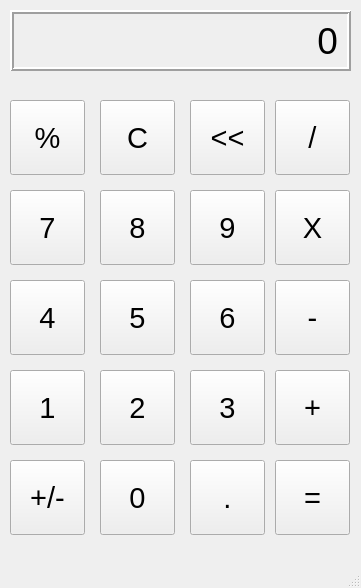
<?xml version="1.0" encoding="UTF-8"?>
<ui version="4.0">
 <class>MainWindow</class>
 <widget class="QMainWindow" name="MainWindow">
  <property name="geometry">
   <rect>
    <x>0</x>
    <y>0</y>
    <width>361</width>
    <height>588</height>
   </rect>
  </property>
  <property name="windowTitle">
   <string>Calculator</string>
  </property>
  <widget class="QWidget" name="centralwidget">
   <widget class="QLabel" name="OutputLabel">
    <property name="geometry">
     <rect>
      <x>10</x>
      <y>10</y>
      <width>341</width>
      <height>61</height>
     </rect>
    </property>
    <property name="font">
     <font>
      <pointsize>28</pointsize>
     </font>
    </property>
    <property name="frameShape">
     <enum>QFrame::Box</enum>
    </property>
    <property name="frameShadow">
     <enum>QFrame::Raised</enum>
    </property>
    <property name="lineWidth">
     <number>2</number>
    </property>
    <property name="text">
     <string>0</string>
    </property>
    <property name="alignment">
     <set>Qt::AlignRight|Qt::AlignTrailing|Qt::AlignVCenter</set>
    </property>
    <property name="margin">
     <number>10</number>
    </property>
   </widget>
   <widget class="QPushButton" name="percentButton">
    <property name="geometry">
     <rect>
      <x>10</x>
      <y>100</y>
      <width>75</width>
      <height>75</height>
     </rect>
    </property>
    <property name="font">
     <font>
      <pointsize>22</pointsize>
     </font>
    </property>
    <property name="text">
     <string>%</string>
    </property>
   </widget>
   <widget class="QPushButton" name="cButton">
    <property name="geometry">
     <rect>
      <x>100</x>
      <y>100</y>
      <width>75</width>
      <height>75</height>
     </rect>
    </property>
    <property name="font">
     <font>
      <pointsize>22</pointsize>
     </font>
    </property>
    <property name="text">
     <string>C</string>
    </property>
   </widget>
   <widget class="QPushButton" name="arrowButton">
    <property name="geometry">
     <rect>
      <x>190</x>
      <y>100</y>
      <width>75</width>
      <height>75</height>
     </rect>
    </property>
    <property name="font">
     <font>
      <pointsize>22</pointsize>
     </font>
    </property>
    <property name="text">
     <string>&lt;&lt;</string>
    </property>
   </widget>
   <widget class="QPushButton" name="divideButton">
    <property name="geometry">
     <rect>
      <x>275</x>
      <y>100</y>
      <width>75</width>
      <height>75</height>
     </rect>
    </property>
    <property name="font">
     <font>
      <pointsize>22</pointsize>
     </font>
    </property>
    <property name="text">
     <string>/</string>
    </property>
   </widget>
   <widget class="QPushButton" name="eightButton">
    <property name="geometry">
     <rect>
      <x>100</x>
      <y>190</y>
      <width>75</width>
      <height>75</height>
     </rect>
    </property>
    <property name="font">
     <font>
      <pointsize>22</pointsize>
     </font>
    </property>
    <property name="text">
     <string>8</string>
    </property>
   </widget>
   <widget class="QPushButton" name="sevenButton">
    <property name="geometry">
     <rect>
      <x>10</x>
      <y>190</y>
      <width>75</width>
      <height>75</height>
     </rect>
    </property>
    <property name="font">
     <font>
      <pointsize>22</pointsize>
     </font>
    </property>
    <property name="text">
     <string>7</string>
    </property>
   </widget>
   <widget class="QPushButton" name="nineButton">
    <property name="geometry">
     <rect>
      <x>190</x>
      <y>190</y>
      <width>75</width>
      <height>75</height>
     </rect>
    </property>
    <property name="font">
     <font>
      <pointsize>22</pointsize>
     </font>
    </property>
    <property name="text">
     <string>9</string>
    </property>
   </widget>
   <widget class="QPushButton" name="multiplyButton">
    <property name="geometry">
     <rect>
      <x>275</x>
      <y>190</y>
      <width>75</width>
      <height>75</height>
     </rect>
    </property>
    <property name="font">
     <font>
      <pointsize>22</pointsize>
     </font>
    </property>
    <property name="text">
     <string>X</string>
    </property>
   </widget>
   <widget class="QPushButton" name="fiveButton">
    <property name="geometry">
     <rect>
      <x>100</x>
      <y>280</y>
      <width>75</width>
      <height>75</height>
     </rect>
    </property>
    <property name="font">
     <font>
      <pointsize>22</pointsize>
     </font>
    </property>
    <property name="text">
     <string>5</string>
    </property>
   </widget>
   <widget class="QPushButton" name="fourButton">
    <property name="geometry">
     <rect>
      <x>10</x>
      <y>280</y>
      <width>75</width>
      <height>75</height>
     </rect>
    </property>
    <property name="font">
     <font>
      <pointsize>22</pointsize>
     </font>
    </property>
    <property name="text">
     <string>4</string>
    </property>
   </widget>
   <widget class="QPushButton" name="sixButton">
    <property name="geometry">
     <rect>
      <x>190</x>
      <y>280</y>
      <width>75</width>
      <height>75</height>
     </rect>
    </property>
    <property name="font">
     <font>
      <pointsize>22</pointsize>
     </font>
    </property>
    <property name="text">
     <string>6</string>
    </property>
   </widget>
   <widget class="QPushButton" name="minusButton">
    <property name="geometry">
     <rect>
      <x>275</x>
      <y>280</y>
      <width>75</width>
      <height>75</height>
     </rect>
    </property>
    <property name="font">
     <font>
      <pointsize>22</pointsize>
     </font>
    </property>
    <property name="text">
     <string>-</string>
    </property>
   </widget>
   <widget class="QPushButton" name="twoButton">
    <property name="geometry">
     <rect>
      <x>100</x>
      <y>370</y>
      <width>75</width>
      <height>75</height>
     </rect>
    </property>
    <property name="font">
     <font>
      <pointsize>22</pointsize>
     </font>
    </property>
    <property name="text">
     <string>2</string>
    </property>
   </widget>
   <widget class="QPushButton" name="oneButton">
    <property name="geometry">
     <rect>
      <x>10</x>
      <y>370</y>
      <width>75</width>
      <height>75</height>
     </rect>
    </property>
    <property name="font">
     <font>
      <pointsize>22</pointsize>
     </font>
    </property>
    <property name="text">
     <string>1</string>
    </property>
   </widget>
   <widget class="QPushButton" name="threeButton">
    <property name="geometry">
     <rect>
      <x>190</x>
      <y>370</y>
      <width>75</width>
      <height>75</height>
     </rect>
    </property>
    <property name="font">
     <font>
      <pointsize>22</pointsize>
     </font>
    </property>
    <property name="text">
     <string>3</string>
    </property>
   </widget>
   <widget class="QPushButton" name="addButton">
    <property name="geometry">
     <rect>
      <x>275</x>
      <y>370</y>
      <width>75</width>
      <height>75</height>
     </rect>
    </property>
    <property name="font">
     <font>
      <pointsize>22</pointsize>
     </font>
    </property>
    <property name="text">
     <string>+</string>
    </property>
   </widget>
   <widget class="QPushButton" name="zeroButton">
    <property name="geometry">
     <rect>
      <x>100</x>
      <y>460</y>
      <width>75</width>
      <height>75</height>
     </rect>
    </property>
    <property name="font">
     <font>
      <pointsize>22</pointsize>
     </font>
    </property>
    <property name="text">
     <string>0</string>
    </property>
   </widget>
   <widget class="QPushButton" name="plusminusButton">
    <property name="geometry">
     <rect>
      <x>10</x>
      <y>460</y>
      <width>75</width>
      <height>75</height>
     </rect>
    </property>
    <property name="font">
     <font>
      <pointsize>22</pointsize>
     </font>
    </property>
    <property name="text">
     <string>+/-</string>
    </property>
   </widget>
   <widget class="QPushButton" name="decimalButton">
    <property name="geometry">
     <rect>
      <x>190</x>
      <y>460</y>
      <width>75</width>
      <height>75</height>
     </rect>
    </property>
    <property name="font">
     <font>
      <pointsize>22</pointsize>
     </font>
    </property>
    <property name="text">
     <string>.</string>
    </property>
   </widget>
   <widget class="QPushButton" name="equalButton">
    <property name="geometry">
     <rect>
      <x>275</x>
      <y>460</y>
      <width>75</width>
      <height>75</height>
     </rect>
    </property>
    <property name="font">
     <font>
      <pointsize>22</pointsize>
     </font>
    </property>
    <property name="text">
     <string>=</string>
    </property>
   </widget>
  </widget>
  <widget class="QMenuBar" name="menubar">
   <property name="geometry">
    <rect>
     <x>0</x>
     <y>0</y>
     <width>361</width>
     <height>21</height>
    </rect>
   </property>
  </widget>
  <widget class="QStatusBar" name="statusbar"/>
 </widget>
 <resources/>
 <connections/>
</ui>
